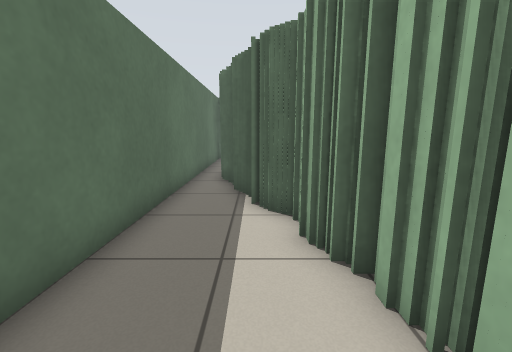
view 1 (above)

17 first-person views from a walk through a Stage world. The camera is 0.93 m above the floor, tilts 10° down and sees 90° across. The lines on the ground mark 1 m squares. The floor is counted in squares, 0.5 m on a side. Each view is taken from the middle of a square. On the plan, view 1 faces up. The plan holds only what a view shows up to about 15 squares ahead; the rest is blank. The robots in the file are not drawn.

view 2
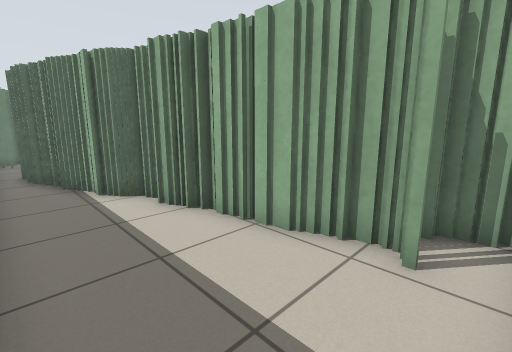

view 3
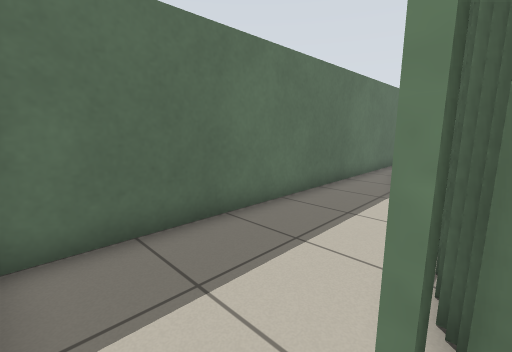

view 4
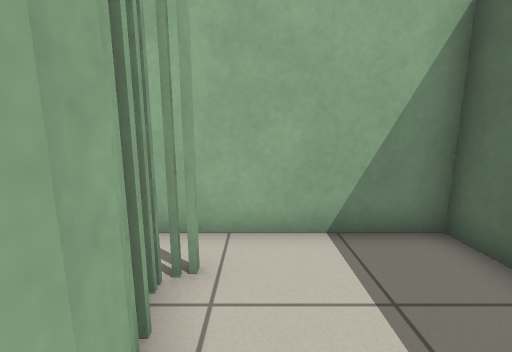

view 5
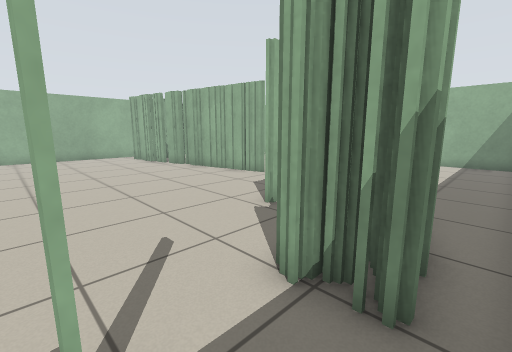

view 6
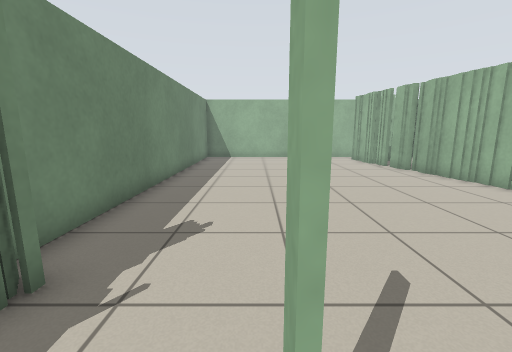

view 7
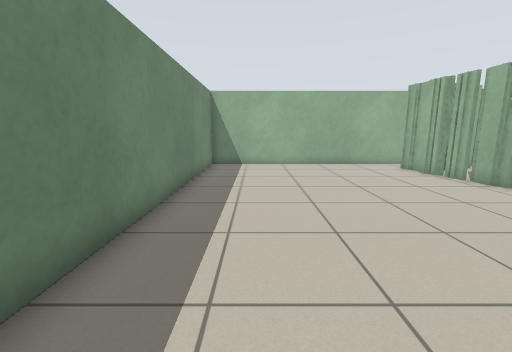

view 8
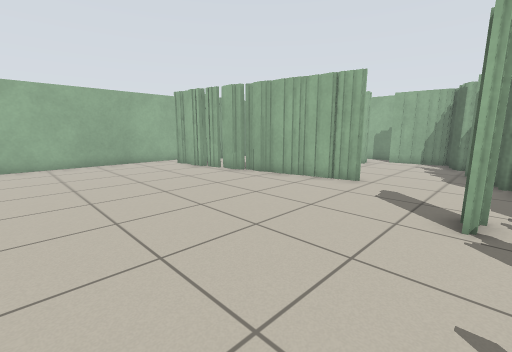

view 9
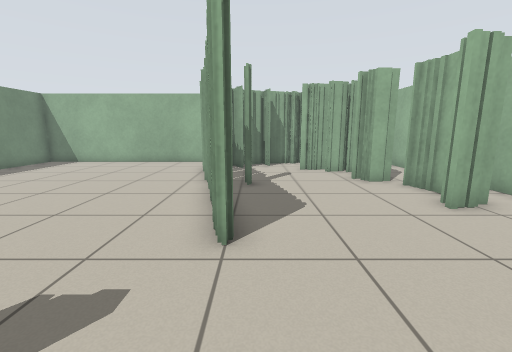

view 10
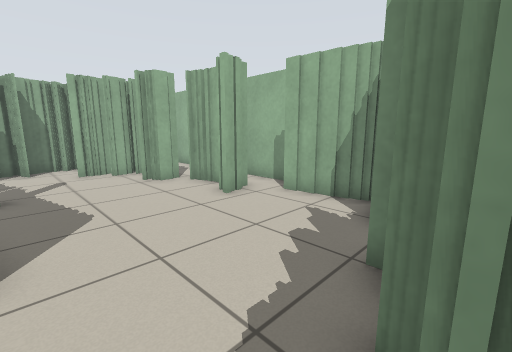

view 11
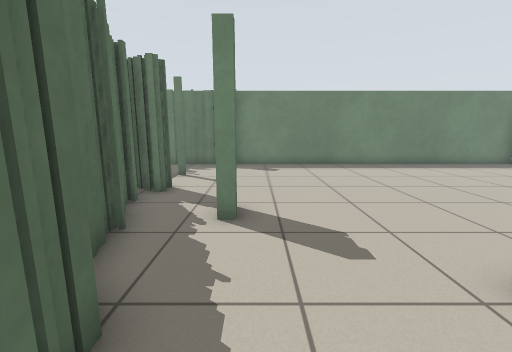

view 12
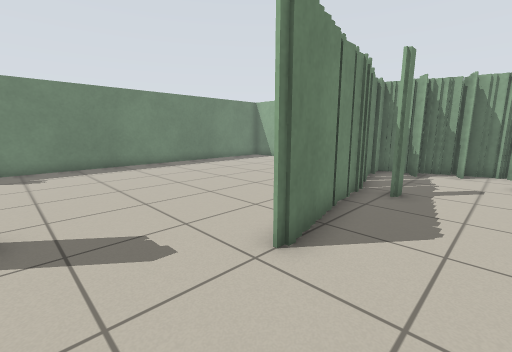

view 13
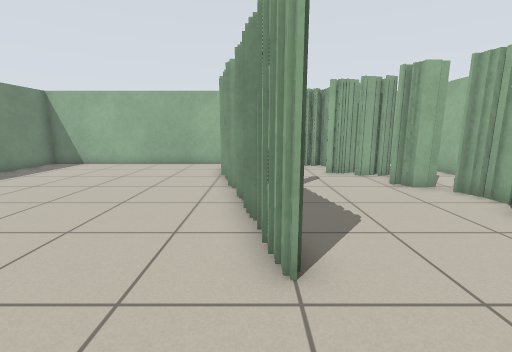

view 14
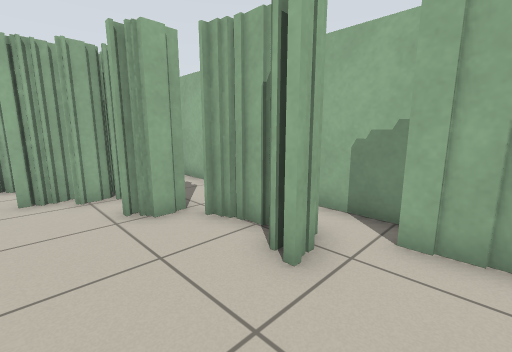

view 15
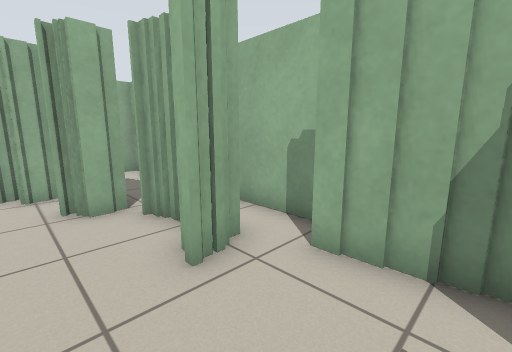

view 16
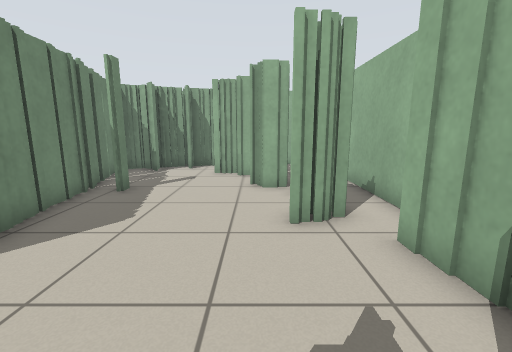

view 17
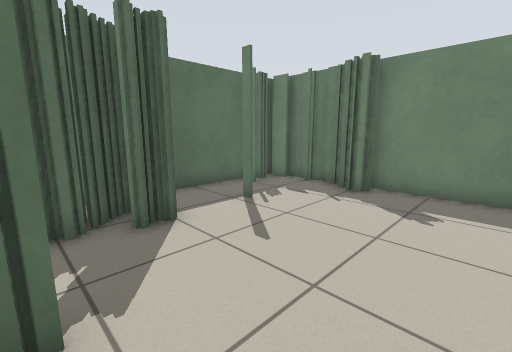

### Floor plan
Key: @ floor where view 1 was taken; # wall or solid block; . floor; T thing the floor can be seen under or through.
Columns run from 3 left of view 1 to 18 right of it. Each row starts with its distance up from view 1.
 18 ######################
 17 ##.###...............#
 16 ##...................#
 15 #....................#
 14 #..#.................#
 13 #....................#
 12 #....................#
 11 #.##.................#
 10 #.##.................#
  9 #.##.#...............#
  8 #..#.................#
  7 #..#...........#####.#
  6 #..##.....######..## #
  5 #...#....##........###
  4 #...##.............##
  3 #....#..............#
  2 #....##..........####
  1 #....#.........#.##
  0 #..@.#.....#TTTTT
 -1 #....###....##.....  #
 -2 #......####..........#
 -3 ########  ############

Positions as (right, up) in squares from view 1, and headings:
1: (0, 0), facing up
2: (-2, -2), facing up-right
3: (2, -2), facing up-left
4: (1, 2), facing down
5: (-2, 14), facing down-right
6: (-1, 14), facing right
7: (3, 15), facing right
8: (2, 15), facing down-right
9: (2, 5), facing right
10: (2, 5), facing down-right
11: (3, 3), facing up
12: (3, 3), facing up-right
13: (3, 6), facing right
14: (6, 3), facing down-right
15: (5, 2), facing down-right
16: (3, 1), facing right
17: (5, 9), facing up-left
